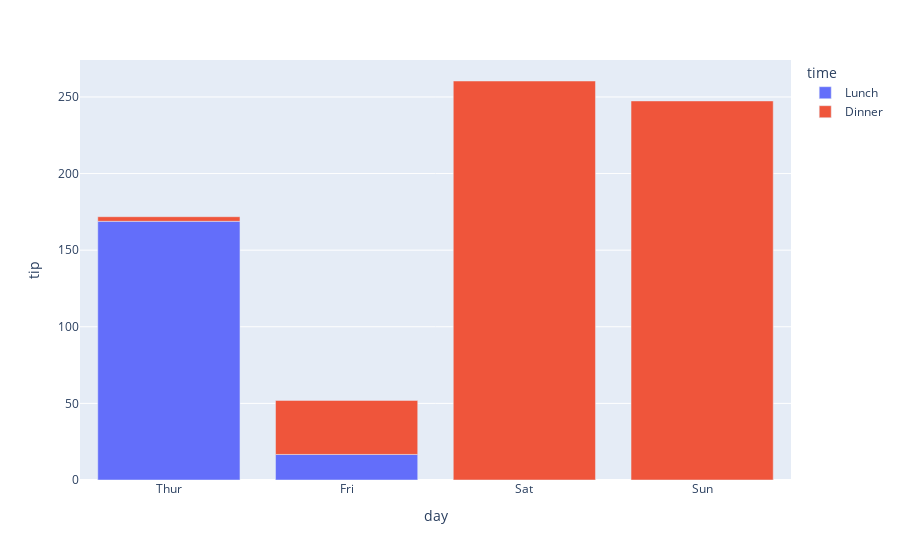

Notebook code for this chart:
### Code cell
px.bar(data_frame=tips_grouped, x = "day", y='tip', color='time')

### Figure 1 — Plotly figure (JSON) as saved in the notebook; plotly's stock layout.template omitted (floating-point values rounded to 4 significant figures)
{"data": [{"alignmentgroup": "True", "hovertemplate": "time=Lunch<br>day=%{x}<br>tip=%{y}<extra></extra>", "legendgroup": "Lunch", "marker": {"color": "#636efa", "pattern": {"shape": ""}}, "name": "Lunch", "offsetgroup": "Lunch", "orientation": "v", "showlegend": true, "textposition": "auto", "type": "bar", "x": ["Thur", "Fri", "Sat", "Sun"], "xaxis": "x", "y": [168.8, 16.68, 0, 0], "yaxis": "y"}, {"alignmentgroup": "True", "hovertemplate": "time=Dinner<br>day=%{x}<br>tip=%{y}<extra></extra>", "legendgroup": "Dinner", "marker": {"color": "#EF553B", "pattern": {"shape": ""}}, "name": "Dinner", "offsetgroup": "Dinner", "orientation": "v", "showlegend": true, "textposition": "auto", "type": "bar", "x": ["Thur", "Fri", "Sat", "Sun"], "xaxis": "x", "y": [3, 35.28, 260.4, 247.4], "yaxis": "y"}], "layout": {"barmode": "relative", "legend": {"title": {"text": "time"}, "tracegroupgap": 0}, "margin": {"t": 60}, "xaxis": {"anchor": "y", "domain": [0, 1], "title": {"text": "day"}}, "yaxis": {"anchor": "x", "domain": [0, 1], "title": {"text": "tip"}}}}
